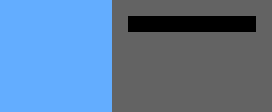

Rendered tile map (Tiled .tmx) drawn with the repository's tilesets; below, a short description and the map source with its tile grids summarised:
An orthogonal 17x7 tile map with 16x16 px tiles, 2 tile layers (Sky, Background), 4 tilesets and 58 objects.

<map version="1.2" tiledversion="1.2.1" orientation="orthogonal" renderorder="right-down" width="17" height="7" tilewidth="16" tileheight="16" infinite="0" nextlayerid="38" nextobjectid="860">
 <tileset firstgid="1" name="tileset_gutter" tilewidth="16" tileheight="16" spacing="2" margin="1" tilecount="924" columns="33">
  <image source="tileset_gutter.png" width="594" height="504" />
 </tileset>
 <tileset firstgid="925" name="wall" tilewidth="16" tileheight="16" spacing="2" margin="1" tilecount="7" columns="7">
  <image source="wall.png" width="128" height="32" />
 </tileset>
 <tileset firstgid="932" name="walls" tilewidth="16" tileheight="16" tilecount="4" columns="4">
  <image source="walls.png" width="64" height="16" />
 </tileset>
 <tileset firstgid="936" name="boardSprites" tilewidth="16" tileheight="16" tilecount="8" columns="8">
  <image source="../imgs/boardSprites.png" width="128" height="16" />
 </tileset>
 <layer id="25" name="Sky" width="17" height="7">
  <data>[119 cells, 0 non-empty, 0 distinct tile ids]</data>
 </layer>
 <layer id="26" name="Background" width="17" height="7">
  <data>[119 cells, 119 non-empty, 3 distinct tile ids]</data>
 </layer>
 <objectgroup id="27" name="Cursor">
  <object id="679" gid="58" x="128" y="32" width="16" height="16" />
 </objectgroup>
 <objectgroup id="29" name="End">
  <object id="849" gid="936" x="80" y="32" width="16" height="16" />
 </objectgroup>
 <objectgroup id="12" name="Start">
  <object id="848" gid="937" x="16" y="96" width="16" height="16" />
 </objectgroup>
 <objectgroup id="32" name="Board" visible="0">
  <properties>
   <property name="boardSize" value="5" />
  </properties>
  <object id="786" gid="28" x="16" y="96" width="16" height="16" />
  <object id="787" gid="28" x="32" y="96" width="16" height="16" />
  <object id="788" gid="28" x="48" y="96" width="16" height="16" />
  <object id="789" gid="28" x="64" y="96" width="16" height="16" />
  <object id="790" gid="28" x="80" y="96" width="16" height="16" />
  <object id="791" gid="28" x="16" y="80" width="16" height="16" />
  <object id="792" gid="28" x="32" y="80" width="16" height="16" />
  <object id="793" gid="28" x="48" y="80" width="16" height="16" />
  <object id="794" gid="28" x="64" y="80" width="16" height="16" />
  <object id="795" gid="28" x="80" y="80" width="16" height="16" />
  <object id="796" gid="28" x="16" y="64" width="16" height="16" />
  <object id="797" gid="28" x="32" y="64" width="16" height="16" />
  <object id="798" gid="28" x="48" y="64" width="16" height="16" />
  <object id="799" gid="28" x="64" y="64" width="16" height="16" />
  <object id="800" gid="28" x="80" y="64" width="16" height="16" />
  <object id="801" gid="28" x="16" y="48" width="16" height="16" />
  <object id="802" gid="28" x="32" y="48" width="16" height="16" />
  <object id="803" gid="28" x="48" y="48" width="16" height="16" />
  <object id="804" gid="28" x="64" y="48" width="16" height="16" />
  <object id="805" gid="28" x="80" y="48" width="16" height="16" />
  <object id="806" gid="28" x="16" y="32" width="16" height="16" />
  <object id="807" gid="28" x="32" y="32" width="16" height="16" />
  <object id="808" gid="28" x="48" y="32" width="16" height="16" />
  <object id="809" gid="28" x="64" y="32" width="16" height="16" />
  <object id="810" gid="28" x="80" y="32" width="16" height="16" />
 </objectgroup>
 <objectgroup id="34" name="WallNorth">
  <object id="823" gid="934" x="16" y="32" width="16" height="16" />
  <object id="824" gid="934" x="32" y="32" width="16" height="16" />
  <object id="825" gid="934" x="48" y="32" width="16" height="16" />
  <object id="826" gid="934" x="64" y="32" width="16" height="16" />
  <object id="827" gid="934" x="80" y="32" width="16" height="16" />
 </objectgroup>
 <objectgroup id="35" name="WallSouth">
  <object id="828" gid="932" x="16" y="96" width="16" height="16" />
  <object id="829" gid="932" x="32" y="96" width="16" height="16" />
  <object id="830" gid="932" x="48" y="96" width="16" height="16" />
  <object id="831" gid="932" x="64" y="96" width="16" height="16" />
  <object id="832" gid="932" x="80" y="96" width="16" height="16" />
  <object id="850" gid="938" x="16" y="32" width="16" height="16" />
  <object id="851" gid="938" x="32" y="32" width="16" height="16" />
  <object id="852" gid="938" x="48" y="32" width="16" height="16" />
  <object id="853" gid="938" x="80" y="32" width="16" height="16" />
  <object id="854" gid="938" x="32" y="48" width="16" height="16" />
  <object id="855" gid="938" x="48" y="80" width="16" height="16" />
  <object id="856" gid="938" x="80" y="80" width="16" height="16" />
 </objectgroup>
 <objectgroup id="36" name="WallEast">
  <object id="833" gid="935" x="80" y="96" width="16" height="16" />
  <object id="834" gid="935" x="80" y="80" width="16" height="16" />
  <object id="835" gid="935" x="80" y="64" width="16" height="16" />
  <object id="836" gid="935" x="80" y="48" width="16" height="16" />
  <object id="837" gid="935" x="80" y="32" width="16" height="16" />
 </objectgroup>
 <objectgroup id="37" name="WallWest">
  <object id="838" gid="933" x="16" y="96" width="16" height="16" />
  <object id="839" gid="933" x="16" y="80" width="16" height="16" />
  <object id="840" gid="933" x="16" y="64" width="16" height="16" />
  <object id="841" gid="933" x="16" y="48" width="16" height="16" />
  <object id="842" gid="933" x="16" y="32" width="16" height="16" />
  <object id="857" gid="939" x="32" y="48" width="16" height="16" />
  <object id="858" gid="939" x="48" y="64" width="16" height="16" />
  <object id="859" gid="939" x="80" y="64" width="16" height="16" />
 </objectgroup>
</map>
